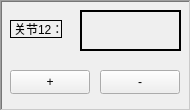
     <widget class="QFrame" name="robotframe12">
      <property name="enabled">
       <bool>true</bool>
      </property>
      <property name="geometry">
       <rect>
        <x>1020</x>
        <y>150</y>
        <width>191</width>
        <height>111</height>
       </rect>
      </property>
      <property name="sizePolicy">
       <sizepolicy hsizetype="Fixed" vsizetype="Fixed">
        <horstretch>0</horstretch>
        <verstretch>0</verstretch>
       </sizepolicy>
      </property>
      <property name="frameShape">
       <enum>QFrame::WinPanel</enum>
      </property>
      <property name="frameShadow">
       <enum>QFrame::Sunken</enum>
      </property>
      <widget class="QPushButton" name="pushButton_29">
       <property name="geometry">
        <rect>
         <x>10</x>
         <y>70</y>
         <width>80</width>
         <height>24</height>
        </rect>
       </property>
       <property name="sizePolicy">
        <sizepolicy hsizetype="Fixed" vsizetype="Fixed">
         <horstretch>0</horstretch>
         <verstretch>0</verstretch>
        </sizepolicy>
       </property>
       <property name="text">
        <string>+</string>
       </property>
      </widget>
      <widget class="QPushButton" name="pushButton_30">
       <property name="geometry">
        <rect>
         <x>100</x>
         <y>70</y>
         <width>80</width>
         <height>24</height>
        </rect>
       </property>
       <property name="sizePolicy">
        <sizepolicy hsizetype="Fixed" vsizetype="Fixed">
         <horstretch>0</horstretch>
         <verstretch>0</verstretch>
        </sizepolicy>
       </property>
       <property name="text">
        <string>-</string>
       </property>
      </widget>
      <widget class="QLabel" name="axisposition12">
       <property name="enabled">
        <bool>true</bool>
       </property>
       <property name="geometry">
        <rect>
         <x>80</x>
         <y>10</y>
         <width>101</width>
         <height>41</height>
        </rect>
       </property>
       <property name="sizePolicy">
        <sizepolicy hsizetype="Fixed" vsizetype="Fixed">
         <horstretch>0</horstretch>
         <verstretch>0</verstretch>
        </sizepolicy>
       </property>
       <property name="frameShape">
        <enum>QFrame::WinPanel</enum>
       </property>
       <property name="frameShadow">
        <enum>QFrame::Plain</enum>
       </property>
       <property name="text">
        <string/>
       </property>
      </widget>
      <widget class="QLabel" name="axisname12">
       <property name="geometry">
        <rect>
         <x>10</x>
         <y>20</y>
         <width>52</width>
         <height>18</height>
        </rect>
       </property>
       <property name="sizePolicy">
        <sizepolicy hsizetype="Fixed" vsizetype="Fixed">
         <horstretch>0</horstretch>
         <verstretch>0</verstretch>
        </sizepolicy>
       </property>
       <property name="frameShape">
        <enum>QFrame::Box</enum>
       </property>
       <property name="text">
        <string>关节12：</string>
       </property>
      </widget>
     </widget>
